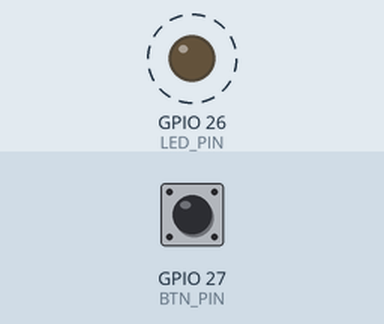
The sketch below on a simulated ESP32. Parts: output pins drawn as LEDs (lit = HIGH). Dashed ring = blinking. Inputs (shaded band) come from the test bench; at power-on: GPIO 27 (BTN_PIN) HIGH. What the sketch prints to the serial monitor is not drawn.

Above: at 1.07 s.
1.5 s: GPIO 27 (BTN_PIN) pulled LOW for 0.65 s
Timing chart, 0 to 10.6 s (numbered marks = the images above; inputs shaded):
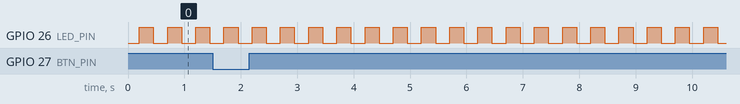

The sketch:

TEST_02_GPIO_DIRECT.ino
```cpp
/*
  TESTE 02 - GPIOs DIRETAS
  - Pisca o LED da placa (se existir) ou um LED externo no GPIO26
  - Lê um botão no GPIO27 (INPUT_PULLUP) e imprime no Serial
*/

#include <Arduino.h>

static const uint8_t LED_PIN = 26;   // troque se quiser
static const uint8_t BTN_PIN = 27;   // troque se quiser (INPUT_PULLUP)

void setup() {
  Serial.begin(115200);
  delay(200);

  pinMode(LED_PIN, OUTPUT);
  pinMode(BTN_PIN, INPUT_PULLUP);

  Serial.println("TESTE GPIO: LED piscando e leitura de botao (LOW=pressionado).");
}

void loop() {
  digitalWrite(LED_PIN, HIGH);
  delay(250);
  digitalWrite(LED_PIN, LOW);
  delay(250);

  int b = digitalRead(BTN_PIN);
  Serial.print("BTN="); Serial.println(b == LOW ? "PRESSED" : "RELEASED");
}
```

Measured:
- by itself, GPIO 26 (LED_PIN): alternates HIGH for 0.25 s and LOW for 0.25 s
